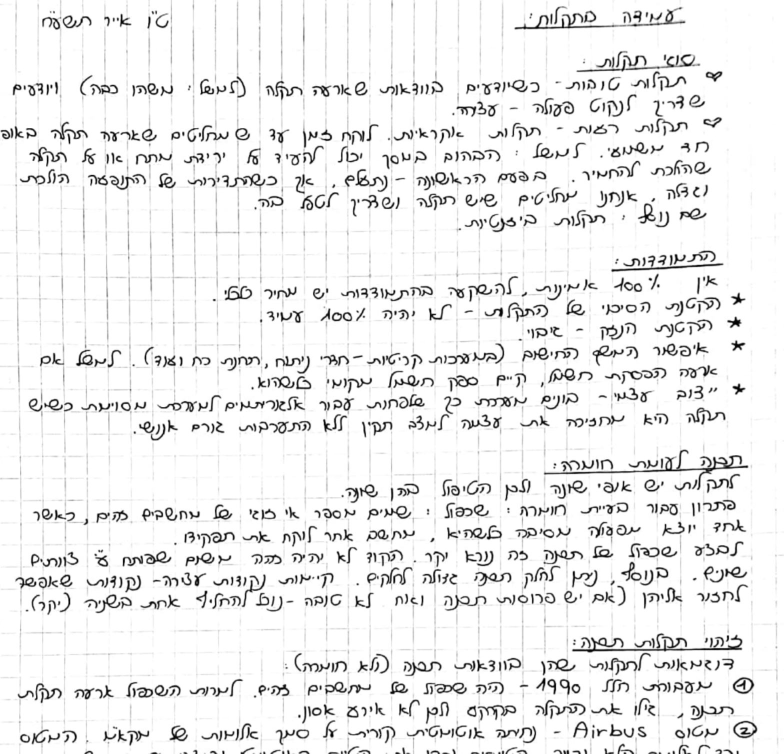
#> input picture lines detection/images collection/18.JPG, 1567 x 1507 px, found by its file name (shown at 1/2 size)
$ python sumPixels.py
#> lines starting #> are read from the running program, lines starting #| are printed output that depends on the picture; after the words box and inside, x2 and y2 are one past the last pixel; in counts of white or black regions, pixels touching at a corner belong together
import cv2
import matplotlib.pyplot as plt
import numpy as np
from scipy.signal import argrelextrema
from scipy.signal import savgol_filter
from statistics import median

####################################################################
# this function get an array as input
# and returns the median of the differences between the points
def findMedian(points):
   differences = list()
   if len(points) <= 1:
       return 0
   for i in range(len(points)):
       if i > 0:
           differences.append(points[i] - points[i - 1])
   return median(differences)

####################################################################

def detect_Lines(original,thresh):

    hight, width = thresh.shape[:2]
    # creates a vector that containing the sum of pixels per line
    img_row_sum = np.sum(thresh, axis=1)

    # smoothing the data by Savitzky–Golay filter
    w = savgol_filter(img_row_sum,19, 1)

    # find maximum points
    c_w_max = argrelextrema(w, np.greater, order=5)

    # find the median of the differences between two adjacent maximum points
    median_prev = findMedian(c_w_max[0])

    # initialize stop conditions
    delta = 1  # threshold of change between iterations
    i = 2  # index of current iteration

    # in each iteration, do smooth until the difference between iterations < delta
    while 1:
     for x in range(i):
        if x == 0:
            w = savgol_filter(w, 11, 1)
        else:
            w = savgol_filter(w, 9, 1)
     c_w_max = argrelextrema(w, np.greater, order=5)
     median_next = findMedian(c_w_max[0])
     if abs(median_next-median_prev) <= delta:
        break
     median_prev = median_next
     i += 1

    ####################################################################
    # show current status
    plt.scatter(c_w_max[0], w[c_w_max[0]], linewidth=1.5, s=40, c='black')
    plt.plot(img_row_sum)
    plt.plot(w, 'pink')
    plt.show()

    ####################################################################
    # after smoothing the graph, now we will find the minimum upper and lower points - Y's values
    max_points = c_w_max[0]
    lines_upper, lines_lower = list(), list()
    min = img_row_sum[0]
    indexU, indexL = 0, 0 # holds the bounderys of the lower and upper Y's values of the lines
    i, j, k = 0, 0, 0 # indexs of minimum points
    while i < len(img_row_sum) and j < len(max_points):
        while i < max_points[j]:
            if img_row_sum[i] < min:
                min = img_row_sum[i]
                indexL = i
            i += 1
            if img_row_sum[k] <= min:
                min = img_row_sum[k]
                indexU = k
            k += 1
        lines_lower.append(indexL)
        lines_upper.append(indexU)
        min = img_row_sum[max_points[j]]
        j += 1

    ####################################################################
    # finding the last minimum point, so we could find the last lower line.
    last_max_point = max_points[len(max_points)-1]
    last_min_point=  img_row_sum[last_max_point]
    index = 0
    for x in range(last_max_point,len(img_row_sum)):
      if img_row_sum[x] < last_min_point:
          index = x
          last_min_point = img_row_sum[x]
    lines_lower.append(index)

    ####################################################################
    # cut's each line
    lines = list()
    min_line_hight = 20
    count_lines_min_hight = 0
    for v in range(len(lines_upper)):
        if lines_upper[v] > lines_lower[v + 1]:
            continue
        roi = original[lines_upper[v]:lines_lower[v + 1], 0:width]
        if roi.shape[0] < min_line_hight:
            count_lines_min_hight+=1
        lines.append(roi)
        # cv2.imshow('malben', roi)
        cv2.imwrite("alo1/" + str(v) + ".png", roi)
        # cv2.waitKey(0)
    if count_lines_min_hight > len(lines)*0.5:
        print(count_lines_min_hight,len(lines)*0.5)
        return lines,1
    return lines,0

####################################################################
# reading the image (gray)
img_name = "collection/18.jpg"
img = cv2.imread(img_name, 0)
#> img is the input picture: shape (1507, 1567); min 0, max 255, mean 237.1
original = cv2.imread(img_name)
# binary
ret, thresh = cv2.threshold(img, 127, 255, cv2.THRESH_BINARY_INV)
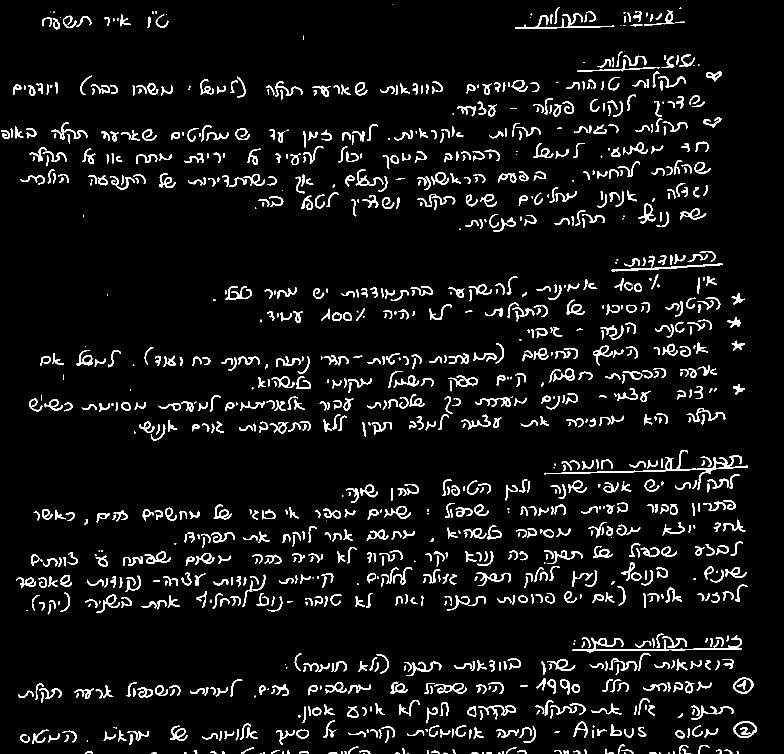
#> thresh: shape (1507, 1567) (shown at 1/2 size); 6% white; 1229 white regions (136 under 20 px), largest, box (x1, y1, x2, y2) and area: (1088, 900, 1496, 980) 2165, (1145, 1270, 1484, 1305) 1825, (1030, 27, 1229, 58) 1043
# showing gray image
cv2.imshow('original', thresh)
cv2.waitKey(0)


lines, size_flg = detect_Lines(original,thresh)
#> in detect_Lines, `img_row_sum = np.sum(thresh, axis=1)`: img_row_sum = 1507 values, max 89505 at index 1470, min 0 at index 0, mean 24088.1
#> in detect_Lines, `w = savgol_filter(img_row_sum,19, 1)`: w = 1507 values, max 73507.1 at index 1377, min -389.2 at index 0, mean 24123.4
#> the loop in findMedian, `for i in range(len(points)):` made 30 passes
#> after the loop in findMedian, `for i in range(len(points)):`: differences = 29 values, max 92 at index 9, min 15 at index 1, mean 49
#> in detect_Lines, `median_prev = findMedian(c_w_max[0])`: median_prev = 44
#> the loop in detect_Lines, `while 1:` made 1 pass
#> median_next on pass 1: 45
#> after the loop in detect_Lines, `while 1:`: i = 2; w = 1507 values, max 67911.6 at index 1377, min -385.5 at index 0, mean 24142.8
#> in detect_Lines, `plt.show()`:
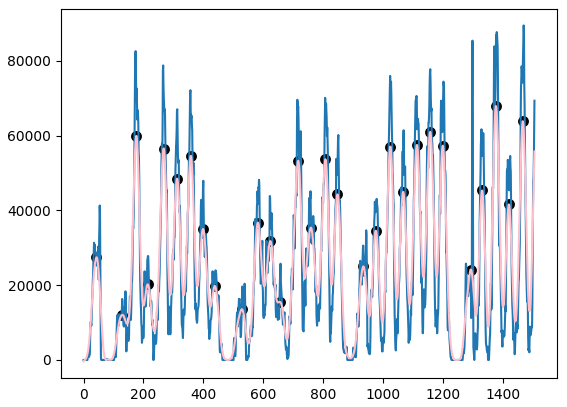
#> figure drawn by matplotlib, 1 panel; curve peaks at x = 1470, y = 89505; curve peaks at x = 1377, y = 67911.6
#> in detect_Lines, `max_points = c_w_max[0]`: max_points = 29 values from 43 to 1467
#> in detect_Lines, `min = img_row_sum[0]`: min = 0
#> the loop in detect_Lines, `while i < len(img_row_sum) and j < len(max_points):` made 29 passes
#> min on passes 1 to 8: 25245, 15555, 69615, 27030, 70125, 67065, 65535, 46155
#> after the loop in detect_Lines, `while i < len(img_row_sum) and j < len(max_points):`: i = 1467; indexL = 1440; j = 29; k = 1467; lines_lower = 29 values from 0 to 1440; lines_upper = 29 values from 13 to 1440
#> in detect_Lines, `last_max_point = max_points[len(max_points)-1]`: last_max_point = 1467
#> in detect_Lines, `last_min_point=  img_row_sum[last_max_point]`: last_min_point = 78030
#> the loop in detect_Lines, `for x in range(last_max_point,len(img_row_sum)):` made 40 passes
#> last_min_point on passes 6 to 13: 73440, 68595, 59415, 49215, 43605, 37995, 29580, 22695
#> after the loop in detect_Lines, `for x in range(last_max_point,len(img_row_sum)):`: index = 1489; last_min_point = 2040
#> the loop in detect_Lines, `for v in range(len(lines_upper)):` made 29 passes
#> after the loop in detect_Lines, `for v in range(len(lines_upper)):`: count_lines_min_hight = 0; lines = 29 items
#> lines = 29 items; size_flg = 0

if size_flg==1:
    original = cv2.resize(original, (original.shape[1] * 2, original.shape[0] * 2))
    thresh = cv2.resize(thresh, (thresh.shape[1] * 2, thresh.shape[0] * 2))
    lines, size_flg = detect_Lines(original, thresh)

for i,roi in enumerate(lines):
    cv2.imwrite("alo1/" + str(i) + ".png", roi)
#> this loop made 29 passes

# show
cv2.imshow('with lines', original)
cv2.waitKey(0)
cv2.imwrite("output.png",original)


####################################################################
# draw upper and lower lines where the minimum points are
# upper-green, lower-blue
# for line in lines_lower:
#     original = cv2.line(original, (0, line), (width, line), (255, 0, 0), 1)
# for line in lines_upper:
#     original = cv2.line(original, (0, line), (width, line), (0, 255, 0), 1)
#
# print(lines_upper)
# print()
# print(lines_lower)

####################################################################

$ run again, with lines detection/images collection/01.jpg copied over lines detection/images collection/18.JPG
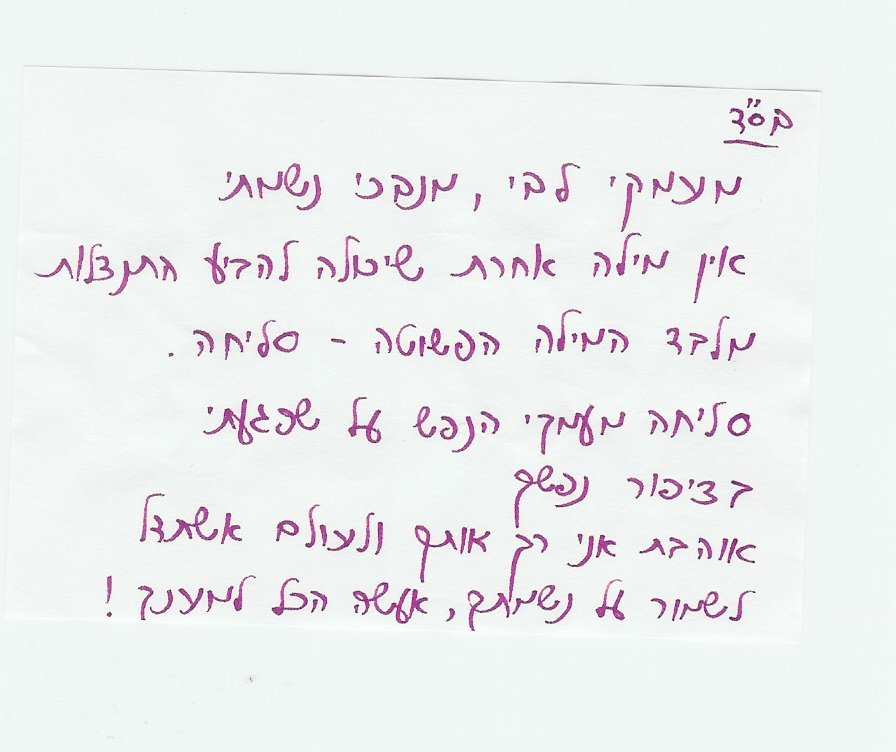
#> input picture lines detection/images collection/01.jpg, 896 x 752 px, found by its file name
#> original is the input picture: shape (752, 896, 3); mean B, G, R 239.7, 238.7, 237.6
#> `ret, thresh = cv2.threshold(img, 127, 255, cv2.THRESH_BINARY_INV)`:
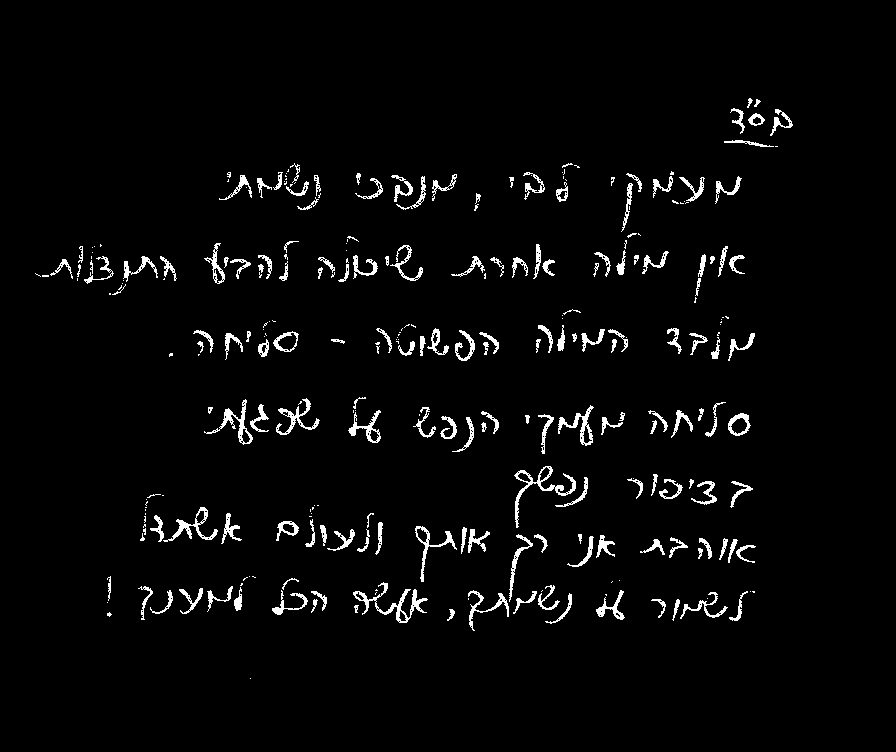
#> thresh: shape (752, 896); 3.1% white; 287 white regions (118 under 20 px), largest, box (x1, y1, x2, y2) and area: (353, 582, 428, 623) 651, (514, 466, 576, 528) 585, (204, 399, 253, 445) 419
#> img_row_sum = 752 values, max 41820 at index 261, min 0 at index 0, mean 7013.2
#> in detect_Lines, `w = savgol_filter(img_row_sum,19, 1)`: w = 752 values, max 34196.8 at index 266, min 0 at index 0, mean 7013.2
#> in detect_Lines, `c_w_max = argrelextrema(w, np.greater, order=5)`: c_w_max = ([118, 186, 266, 341, 424, 488, 540, 603],)
#> the loop in findMedian, `for i in range(len(points)):` made 8 passes
#> after the loop in findMedian, `for i in range(len(points)):`: differences = [68, 80, 75, 83, 64, 52, 63]
#> in detect_Lines, `median_prev = findMedian(c_w_max[0])`: median_prev = 68
#> the loop in detect_Lines, `while 1:` made 2 passes
#> (c_w_max, median_next, median_prev) on pass 1: (([119, 187, 265, 342, 423, 488, 539, 603, 678],), 71.5, 71.5)
#> after the loop in detect_Lines, `while 1:`: i = 3; w = 752 values, max 28435.2 at index 265, min 0 at index 0, mean 7013.2
#> max_points = [119, 187, 265, 342, 423, 488, 539, 603, 678]
#> in detect_Lines, `min = img_row_sum[0]`: min = 0
#> the loop in detect_Lines, `while i < len(img_row_sum) and j < len(max_points):` made 9 passes
#> min on passes 1 to 8: 5355, 27795, 37995, 34935, 30090, 13770, 33150, 28305
#> after the loop in detect_Lines, `while i < len(img_row_sum) and j < len(max_points):`: i = 678; indexL = 631; indexU = 677; j = 9; k = 678; lines_lower = [0, 136, 232, 296, 361, 454, 511, 571, 631]; lines_upper = [97, 162, 232, 308, 396, 465, 511, 571, 677]
#> last_max_point = 678
#> in detect_Lines, `last_min_point=  img_row_sum[last_max_point]`: last_min_point = 255
#> the loop in detect_Lines, `for x in range(last_max_point,len(img_row_sum)):` made 74 passes
#> (index, last_min_point) on pass 2: (679, 0)
#> after the loop in detect_Lines, `for x in range(last_max_point,len(img_row_sum)):`: index = 679; last_min_point = 0
#> the loop in detect_Lines, `for v in range(len(lines_upper)):` made 9 passes
#> count_lines_min_hight on pass 9: 1
#> pass 3, in detect_Lines, `roi = original[lines_upper[v]:lines_lower[v + 1], 0:width]`:
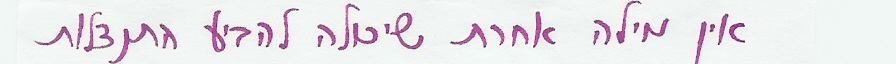
#> roi: shape (64, 896, 3); mean B, G, R 234.6, 231, 234.3
#> after the loop in detect_Lines, `for v in range(len(lines_upper)):`: count_lines_min_hight = 1; lines = 9 items
#> `lines, size_flg = detect_Lines(original,thresh)`: size_flg = 0
#> the loop `for i,roi in enumerate(lines):` made 9 passes

$ run again, with lines detection/images collection/02.JPG copied over lines detection/images collection/18.JPG
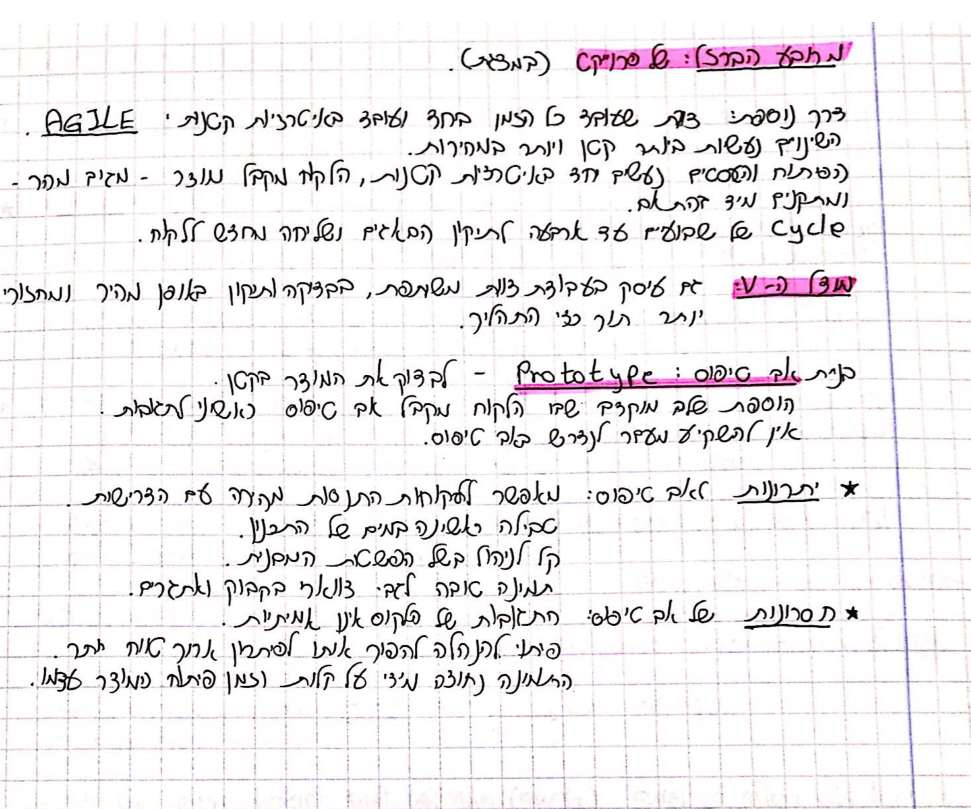
#> input picture lines detection/images collection/02.JPG, 1941 x 1617 px, found by its file name (shown at 1/2 size)
#> original is the input picture: shape (1617, 1941, 3); mean B, G, R 237.2, 235.7, 238.4
#> `ret, thresh = cv2.threshold(img, 127, 255, cv2.THRESH_BINARY_INV)`:
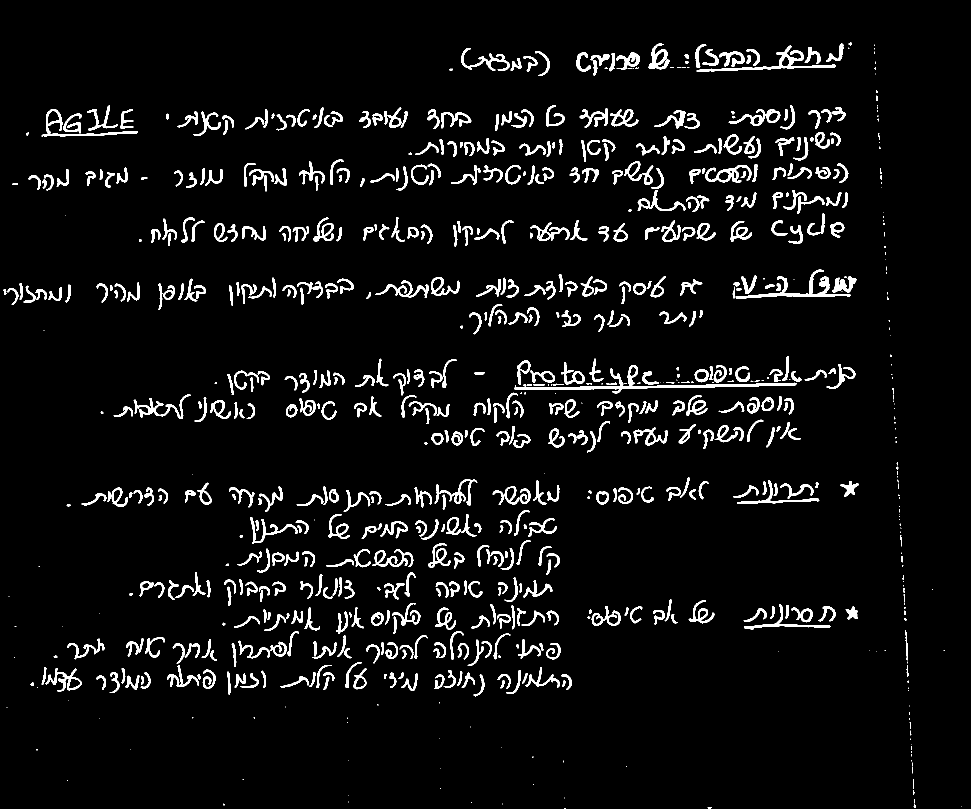
#> thresh: shape (1617, 1941) (shown at 1/2 size); 5.3% white; 824 white regions (179 under 20 px), largest, box (x1, y1, x2, y2) and area: (1029, 730, 1594, 787) 3673, (1472, 539, 1702, 598) 2247, (1393, 91, 1671, 144) 2046
#> img_row_sum = 1617 values, max 124695 at index 589, min 0 at index 0, mean 26304.4
#> in detect_Lines, `w = savgol_filter(img_row_sum,19, 1)`: w = 1617 values, max 114535.3 at index 582, min 0 at index 0, mean 26305.2
#> the loop in findMedian, `for i in range(len(points)):` made 28 passes
#> after the loop in findMedian, `for i in range(len(points)):`: differences = 27 values, max 128 at index 15, min 9 at index 0, mean 53.7
#> in detect_Lines, `median_prev = findMedian(c_w_max[0])`: median_prev = 54
#> the loop in detect_Lines, `while 1:` made 2 passes
#> (median_next, median_prev) on pass 1: (61, 61)
#> after the loop in detect_Lines, `while 1:`: i = 3; w = 1617 values, max 104961.5 at index 580, min 0 at index 0, mean 26306.3
#> max_points = 22 values from 122 to 1572
#> in detect_Lines, `min = img_row_sum[0]`: min = 0
#> the loop in detect_Lines, `while i < len(img_row_sum) and j < len(max_points):` made 22 passes
#> min on passes 1 to 8: 55845, 106590, 59415, 103275, 28305, 91800, 117555, 25755
#> after the loop in detect_Lines, `while i < len(img_row_sum) and j < len(max_points):`: i = 1572; indexL = 1547; indexU = 1557; j = 22; k = 1572; lines_lower = [0, 152, 273, 322, 383, 424, 496, 613, 669, 789, 848, 905, 1027, 1086, 1140, 1205, 1261, 1322, 1393, 1440, 1501, 1547]; lines_upper = [84, 209, 273, 322, 383, 426, 532, 613, 708, 789, 848, 951, 1027, 1086, 1140, 1205, 1261, 1322, 1434, 1491, 1519, 1557]
#> last_max_point = 1572
#> in detect_Lines, `last_min_point=  img_row_sum[last_max_point]`: last_min_point = 255
#> the loop in detect_Lines, `for x in range(last_max_point,len(img_row_sum)):` made 45 passes
#> (index, last_min_point) on pass 7: (1578, 0)
#> after the loop in detect_Lines, `for x in range(last_max_point,len(img_row_sum)):`: index = 1578; last_min_point = 0
#> the loop in detect_Lines, `for v in range(len(lines_upper)):` made 22 passes
#> count_lines_min_hight on passes 19 to 20: 1, 2
#> pass 1, in detect_Lines, `roi = original[lines_upper[v]:lines_lower[v + 1], 0:width]`:
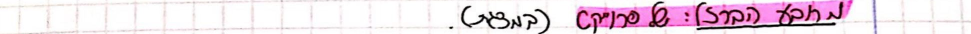
#> roi: shape (68, 1941, 3) (shown at 1/2 size); mean B, G, R 230.5, 219.2, 236.6
#> after the loop in detect_Lines, `for v in range(len(lines_upper)):`: count_lines_min_hight = 2; lines = 22 items
#> `lines, size_flg = detect_Lines(original,thresh)`: size_flg = 0
#> the loop `for i,roi in enumerate(lines):` made 22 passes
